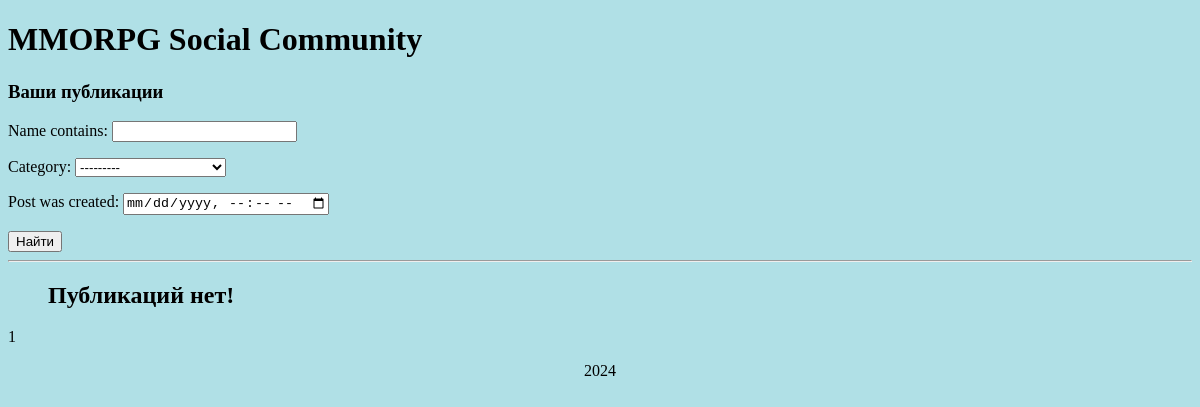
/wall/posts_profile/ (signed in), run on an earlier commit of the app's database.
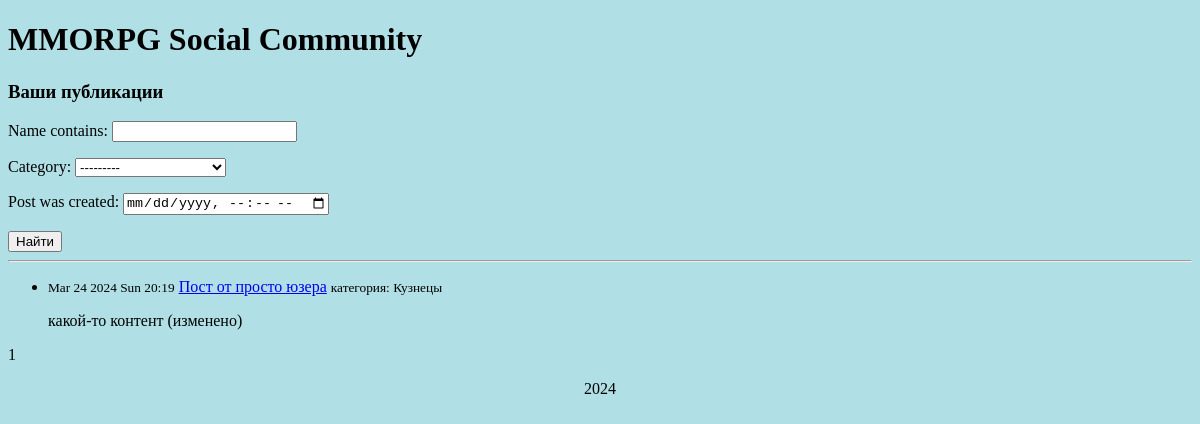
And on a later commit of the database.
### wall/models.py (models this page shows, shortened)
class Post(models.Model):
    author = models.ForeignKey(settings.AUTH_USER_MODEL, on_delete=models.CASCADE, related_name='author')
    TYPE = [
        ('Tanks', 'Танки'),
        ('Healers', 'Хилы'),
        ('DD', 'ДД'),
        ('Traders', 'Торговцы'),
        ('GM', 'Гилдмастеры'),
        ('QG', 'Квестгиверы'),
        ('Smiths', 'Кузнецы'),
        ('Leatherworkers', 'Кожевники'),
        ('Potions', 'Зельевары'),
        ('Spell', 'Мастера заклинаний')]
    category = models.CharField(max_length=16, choices=TYPE, verbose_name='Category')
    name = models.CharField(max_length=128, help_text='post_name')
    content = RichTextField(config_name='default')
    time_of_creation = models.DateTimeField(auto_now_add=True)
    update_time = models.DateTimeField(auto_now=True)

### wall/views.py (the view)
# urls.py: path('posts_profile/', UserPostList.as_view(), name='user_posts'),
class UserPostList(ListView, LoginRequiredMixin):
    model = Post
    ordering = '-time_of_creation'
    template_name = 'wall/user_post_list.html'
    context_object_name = 'user_posts'
    paginate_by = 10
    def get_queryset(self):
        queryset = Post.objects.filter(author=self.request.user)
        self.filterset = PostFilter(self.request.GET, queryset)
        return self.filterset.qs
    def get_context_data(self, **kwargs):
        context = super().get_context_data(**kwargs)
        context['filterset'] = self.filterset
        return context

### templates/wall/user_post_list.html (shortened to what this page needs)
{% extends 'flatpages/default.html' %}
{% block content %}
<h1>MMORPG Social Community</h1>
<h3>Ваши публикации</h3>
<form action="" method="get">
       {{ filterset.form.as_p }}
       <input type="submit" value="Найти" />
</form>
<hr>
<ul class="list-group list-group-flush">
    {% if user_posts %}
           {% for user_post in user_posts %}
           <li class="list-group-item">
               <small class="fw-bold">{{ user_post.time_of_creation|date:'M d Y D H:i' }}</small>
               <a href="{% url 'post_detail' user_post.id%}">{{ user_post.name }}</a>
               <small class="fw-bold">категория:
                   {{ user_post.get_category_display }}
               </small>
               <p>{{ user_post.content|truncatewords:20|safe }}</p>
           </li>
           {% endfor %}
    {% else %}
       <h2>Публикаций нет!</h2>
    {% endif %}
</ul>
   {{ page_obj.number }}
{% endblock content %}

What changed in the data, as far as the page shows it:
added Post: time_of_creation "Mar 24 2024 Sun 20:19", name "Пост от просто юзера", category "Кузнецы", content "какой-то контент (изменено)"
Also different on the page:
text no longer shown: "Публикаций нет!"
